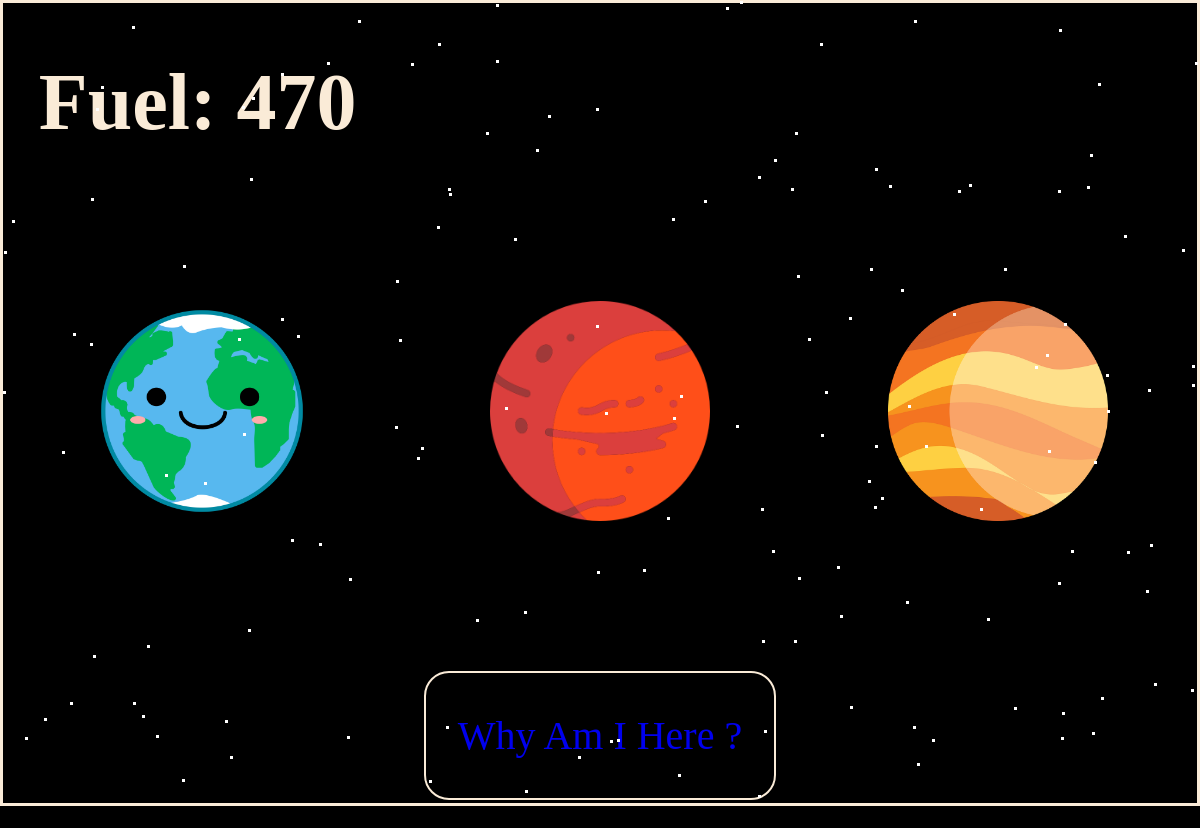
The page /level on the database as committed earlier.
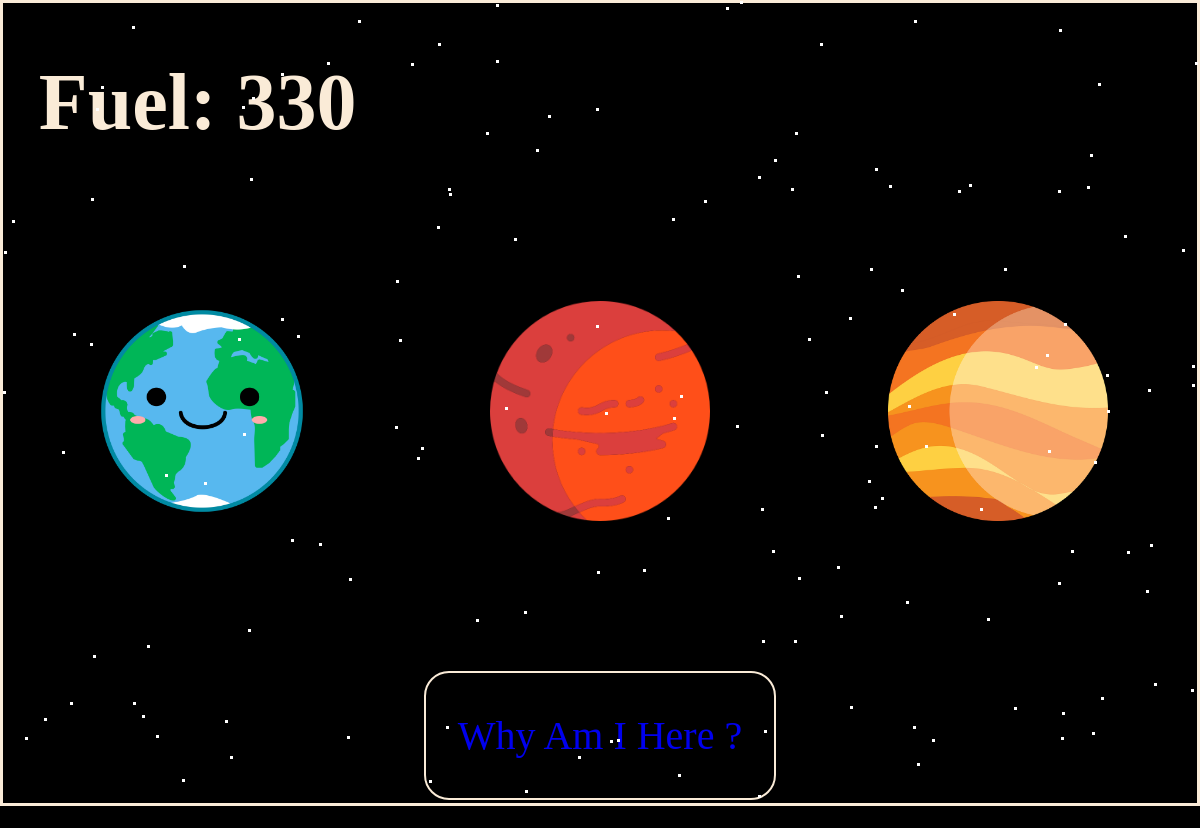
The same page on the database as committed later.
### tables this page shows
CREATE TABLE accounts (
    id INTEGER PRIMARY KEY,
    username TEXT UNIQUE NOT NULL,
    password TEXT NOT NULL,
    fuel INTEGER DEFAULT 0,
    planet TEXT NOT NULL
);

### app.py (the view)
@app.route("/level")
def level():
    return render_template("level.html")

### app.py (called while the page is built)
@app.context_processor
def inject_user():
    db = g._database = sqlite3.connect(profile_db)
    db.row_factory = sqlite3.Row
    cursor = db.cursor()
    cursor.execute("""SELECT * FROM
                    accounts
                    WHERE username = ?""", ('stanley',))
    account_details = cursor.fetchone()
    print(account_details)
    return {'account': account_details}

### templates/level.html (shortened to what this page needs)
{% extends "layout.html" %}
{% block body %}
<div id="fuel-container">
    <h1 id="fuel-number">Fuel: {{ account["fuel"] }}</h1>
</div>
<div id="circle-container">
    <div class="circle" id="circle1"><button class="planet-btn" data-planet="1">
    </button></div>
    <div class="circle" id="circle2"><button class="planet-btn" data-planet="2">
    </button></div>
    <div class="circle" id="circle3"><button class="planet-btn" data-planet="3">
    </button></div>
</div>
<div class="homeBtn">
    <a class="btn" href="{{ url_for('home') }}">Why Am I Here&nbsp;?</a>
</div>
{% endblock %}

### templates/layout.html (shortened to what this page needs)
<!DOCTYPE html>
<html lang="en">
    <head>
        <link rel="stylesheet" href="static/styles.css">
    </head>
    <body>
        <div class="content-wrap">
            {% block body %}{% endblock %}
        </div>
    </body>
</html>

### static/styles.css (style rules this page uses)
body { height: 100%; background-color: black; margin: 0; overflow: hidden; display: flex; flex-direction: column; font-family: Comic Sans MS; font-size: 2.5em; color: antiquewhite; border: 3px solid antiquewhite; overflow-y: scroll; }
.content-wrap { height: 100vh; overflow-y: scroll; flex: 1 0 auto; display: flex; flex-direction: column; }
.btn { width: 45%; height: 200px; margin-top: 50px; font-size: 1.5em; border: antiquewhite solid 2px; border-radius: 25px; text-decoration: none; padding: 25px; display: flex; align-items: center; justify-content: center; }
#fuel-container { margin-left: 3%; }
.homeBtn { display: flex; justify-content: center; margin-top: 100px; margin-bottom: 100px; }
.homeBtn .btn { width: 25%; height: 75px; font-size: 1.0em; }
#circle-container { display: flex; justify-content: space-around; margin-top: 100px; }
.circle { width: 220px; height: 220px; display: flex; align-items: center; justify-content: center; }
.planet-btn { width: 220px; height: 220px; display: inline-block; padding: 0; border: none; background-size: cover; background-position: center; background-color: transparent; border: none; color: transparent; }
.planet-btn { background-size: cover; transition: transform .2s; }
#circle1 .planet-btn { background-image: url('images/earth.png'); }
#circle2 .planet-btn { background-image: url('images/mars.png'); }
#circle3 .planet-btn { background-image: url('images/jupiter.png'); }

Rows that differ between the two databases and show on the page:
changed accounts: fuel "470" → "330"
